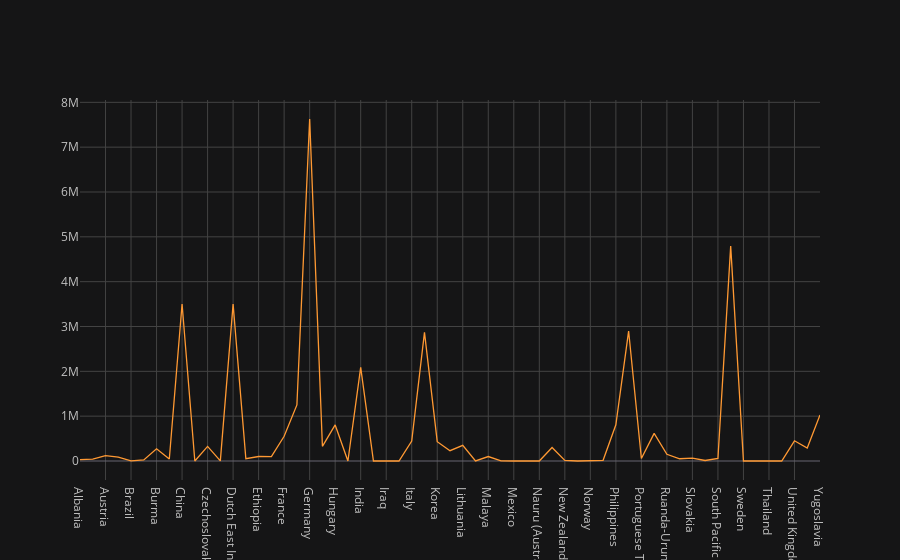

The cell this chart's notebook holds for it:
### Code cell
nations['DeathsFinal'].sum().iplot(kind='area')

### Figure 1 — Plotly figure (JSON) as saved in the notebook; plotly's stock layout.template omitted (floating-point values rounded to 4 significant figures)
{"data": [{"line": {"color": "rgba(255, 153, 51, 1.0)", "dash": "solid", "shape": "linear", "width": 1.3}, "mode": "lines", "name": "DeathsFinal", "text": "", "type": "scatter", "uid": "cfe04614-dd82-4b75-b039-c8cfc9a83839", "x": ["Albania", "Australia", "Austria", "Belgium", "Brazil", "Bulgaria", "Burma", "Canada", "China", "Cuba", "Czechoslovakia", "Denmark", "Dutch East Indies", "Estonia", "Ethiopia", "Finland", "France", "French Indochina", "Germany", "Greece", "Hungary", "Iceland", "India", "Iran", "Iraq", "Ireland", "Italy", "Japan", "Korea", "Latvia", "Lithuania", "Luxembourg", "Malaya", "Malta", "Mexico", "Mongolia", "Nauru (Australian)", "Netherlands", "New Zealand", "Newfoundland", "Norway", "Papua and New Guinea (Australian)", "Philippines", "Poland", "Portuguese Timor", "Romania", "Ruanda-Urundi (Belgian)", "Singapore", "Slovakia", "South Africa", "South Pacific Mandate (Japanese)", "Soviet Union", "Sweden", "Switzerland", "Thailand", "Turkey", "United Kingdom", "United States", "Yugoslavia"], "y": [30000, 40500, 120000, 88000, 2000, 25000, 272000, 45400, 3500789, 100, 325000, 3200, 3500000, 50000, 100000, 97000, 552600, 1250000, 7628176, 327550, 804500, 200, 2087000, 200, 500, 200, 444290, 2870000.0, 430500, 230000, 350000, 2000, 100000, 1500, 100, 300, 500, 301000, 11900, 100, 9500, 15000, 807000, 2898500, 55000, 616400, 150000, 50000, 65500, 11900, 57000, 4792982, 600, 100, 7600, 200, 450901, 288001, 1027000]}], "layout": {"legend": {"bgcolor": "#151516", "font": {"color": "#D9D9D9"}}, "paper_bgcolor": "#151516", "plot_bgcolor": "#151516", "title": {"font": {"color": "#D9D9D9"}}, "xaxis": {"gridcolor": "#434343", "showgrid": true, "tickfont": {"color": "#C2C2C2"}, "title": {"font": {"color": "#D9D9D9"}, "text": ""}, "zerolinecolor": "#666570"}, "yaxis": {"gridcolor": "#434343", "showgrid": true, "tickfont": {"color": "#C2C2C2"}, "title": {"font": {"color": "#D9D9D9"}, "text": ""}, "zerolinecolor": "#666570"}}}
